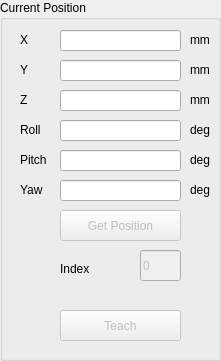
     <widget class="QGroupBox" name="grBoxCurrentPosition">
      <property name="geometry">
       <rect>
        <x>380</x>
        <y>30</y>
        <width>221</width>
        <height>361</height>
       </rect>
      </property>
      <property name="title">
       <string>Current Position</string>
      </property>
      <widget class="QPushButton" name="btnGetPos">
       <property name="enabled">
        <bool>false</bool>
       </property>
       <property name="geometry">
        <rect>
         <x>60</x>
         <y>210</y>
         <width>121</width>
         <height>31</height>
        </rect>
       </property>
       <property name="text">
        <string>Get Position</string>
       </property>
      </widget>
      <widget class="QLabel" name="lblX">
       <property name="geometry">
        <rect>
         <x>20</x>
         <y>30</y>
         <width>21</width>
         <height>20</height>
        </rect>
       </property>
       <property name="text">
        <string>X</string>
       </property>
      </widget>
      <widget class="QLabel" name="lblY">
       <property name="geometry">
        <rect>
         <x>20</x>
         <y>60</y>
         <width>21</width>
         <height>20</height>
        </rect>
       </property>
       <property name="text">
        <string>Y</string>
       </property>
      </widget>
      <widget class="QLabel" name="lblZ">
       <property name="geometry">
        <rect>
         <x>20</x>
         <y>90</y>
         <width>21</width>
         <height>20</height>
        </rect>
       </property>
       <property name="text">
        <string>Z</string>
       </property>
      </widget>
      <widget class="QLabel" name="lblRoll">
       <property name="geometry">
        <rect>
         <x>20</x>
         <y>120</y>
         <width>31</width>
         <height>20</height>
        </rect>
       </property>
       <property name="text">
        <string>Roll</string>
       </property>
      </widget>
      <widget class="QLabel" name="lblPitch">
       <property name="geometry">
        <rect>
         <x>20</x>
         <y>150</y>
         <width>41</width>
         <height>20</height>
        </rect>
       </property>
       <property name="text">
        <string>Pitch</string>
       </property>
      </widget>
      <widget class="QLabel" name="lblYaw">
       <property name="geometry">
        <rect>
         <x>20</x>
         <y>180</y>
         <width>31</width>
         <height>20</height>
        </rect>
       </property>
       <property name="text">
        <string>Yaw</string>
       </property>
      </widget>
      <widget class="QLineEdit" name="txtBoxX">
       <property name="geometry">
        <rect>
         <x>60</x>
         <y>30</y>
         <width>121</width>
         <height>21</height>
        </rect>
       </property>
       <property name="text">
        <string/>
       </property>
      </widget>
      <widget class="QLineEdit" name="txtBoxY">
       <property name="geometry">
        <rect>
         <x>60</x>
         <y>60</y>
         <width>121</width>
         <height>21</height>
        </rect>
       </property>
       <property name="text">
        <string/>
       </property>
      </widget>
      <widget class="QLineEdit" name="txtBoxZ">
       <property name="geometry">
        <rect>
         <x>60</x>
         <y>90</y>
         <width>121</width>
         <height>21</height>
        </rect>
       </property>
       <property name="text">
        <string/>
       </property>
      </widget>
      <widget class="QLineEdit" name="txtBoxRoll">
       <property name="geometry">
        <rect>
         <x>60</x>
         <y>120</y>
         <width>121</width>
         <height>21</height>
        </rect>
       </property>
       <property name="text">
        <string/>
       </property>
      </widget>
      <widget class="QLineEdit" name="txtBoxPitch">
       <property name="geometry">
        <rect>
         <x>60</x>
         <y>150</y>
         <width>121</width>
         <height>21</height>
        </rect>
       </property>
       <property name="text">
        <string/>
       </property>
      </widget>
      <widget class="QLineEdit" name="txtBoxYaw">
       <property name="geometry">
        <rect>
         <x>60</x>
         <y>180</y>
         <width>121</width>
         <height>21</height>
        </rect>
       </property>
       <property name="text">
        <string/>
       </property>
      </widget>
      <widget class="QLabel" name="label">
       <property name="geometry">
        <rect>
         <x>190</x>
         <y>30</y>
         <width>31</width>
         <height>20</height>
        </rect>
       </property>
       <property name="text">
        <string>mm</string>
       </property>
      </widget>
      <widget class="QLabel" name="label_2">
       <property name="geometry">
        <rect>
         <x>190</x>
         <y>60</y>
         <width>31</width>
         <height>20</height>
        </rect>
       </property>
       <property name="text">
        <string>mm</string>
       </property>
      </widget>
      <widget class="QLabel" name="label_3">
       <property name="geometry">
        <rect>
         <x>190</x>
         <y>90</y>
         <width>31</width>
         <height>20</height>
        </rect>
       </property>
       <property name="text">
        <string>mm</string>
       </property>
      </widget>
      <widget class="QLabel" name="label_4">
       <property name="geometry">
        <rect>
         <x>190</x>
         <y>120</y>
         <width>31</width>
         <height>20</height>
        </rect>
       </property>
       <property name="text">
        <string>deg</string>
       </property>
      </widget>
      <widget class="QLabel" name="label_5">
       <property name="geometry">
        <rect>
         <x>190</x>
         <y>150</y>
         <width>31</width>
         <height>20</height>
        </rect>
       </property>
       <property name="text">
        <string>deg</string>
       </property>
      </widget>
      <widget class="QLabel" name="label_6">
       <property name="geometry">
        <rect>
         <x>190</x>
         <y>180</y>
         <width>31</width>
         <height>20</height>
        </rect>
       </property>
       <property name="text">
        <string>deg</string>
       </property>
      </widget>
      <widget class="QLabel" name="label_38">
       <property name="geometry">
        <rect>
         <x>60</x>
         <y>260</y>
         <width>41</width>
         <height>17</height>
        </rect>
       </property>
       <property name="text">
        <string>Index</string>
       </property>
      </widget>
      <widget class="QLineEdit" name="txtBoxposregister">
       <property name="enabled">
        <bool>false</bool>
       </property>
       <property name="geometry">
        <rect>
         <x>140</x>
         <y>250</y>
         <width>41</width>
         <height>31</height>
        </rect>
       </property>
       <property name="text">
        <string>0</string>
       </property>
       <property name="maxLength">
        <number>18</number>
       </property>
      </widget>
      <widget class="QPushButton" name="btnTeach">
       <property name="enabled">
        <bool>false</bool>
       </property>
       <property name="geometry">
        <rect>
         <x>60</x>
         <y>310</y>
         <width>121</width>
         <height>31</height>
        </rect>
       </property>
       <property name="text">
        <string>Teach</string>
       </property>
      </widget>
     </widget>
